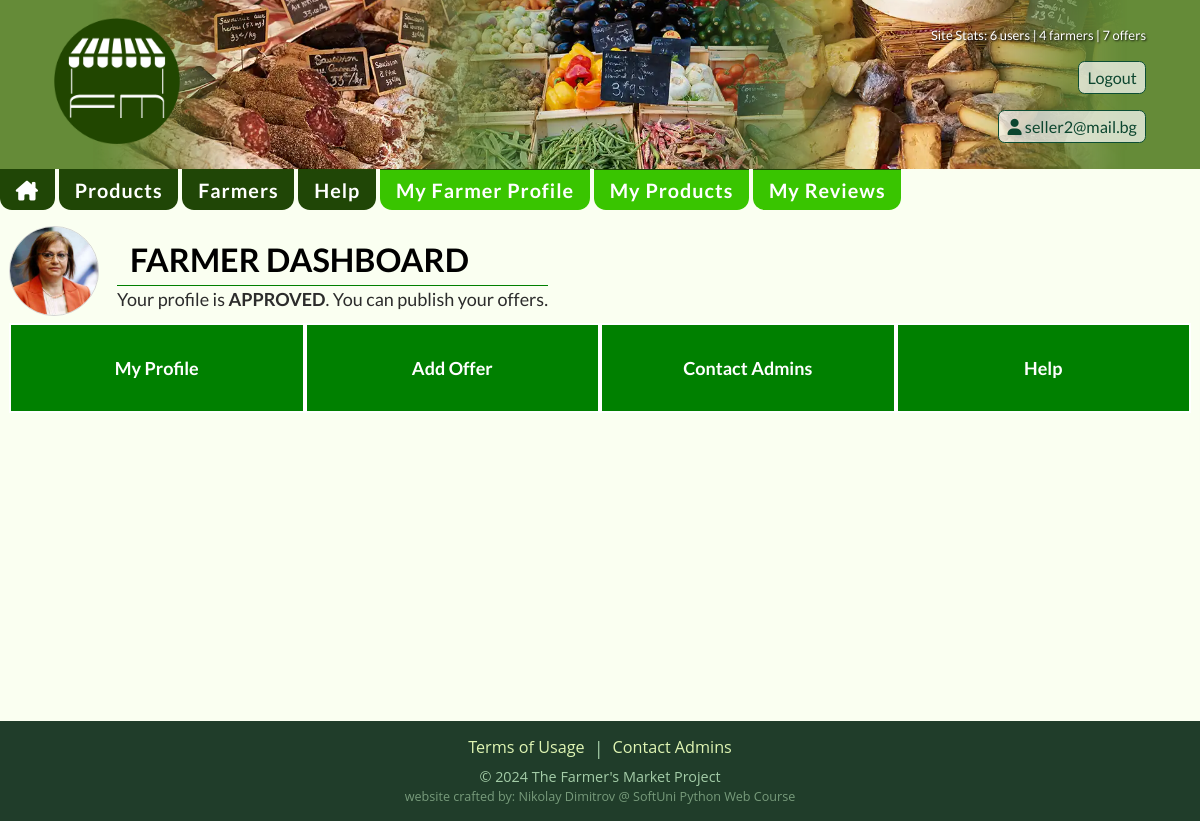
Screenshot of /sellers/seller/2/dashboard/ (signed in) with the database file from the repository.
### accounts/models.py (models this page shows, shortened)
class AccountUser(AbstractBaseUser, PermissionsMixin):
    email = models.EmailField(
        unique=True,
        error_messages={
            'unique': _('User with this email already exists!'),
        }
    )
    is_staff = models.BooleanField(
        _("staff status"),
        default=False,
        help_text=_("Designates whether the user can log into this admin site."),
    )
    is_active = models.BooleanField(
        _("active"),
        default=True,
        help_text=_(
            "Designates whether this user should be treated as active. "
            "Unselect this instead of deleting accounts."
        ),
    )
    date_joined = models.DateTimeField(_("date joined"), default=timezone.now)
    USERNAME_FIELD = 'email'
    objects = AccountUserManager()

### sellers/models.py (models this page shows, shortened)
class Seller(models.Model):
    name = models.CharField(
        max_length=30,
        validators=[
            MinLengthValidator(5),
        ],
        unique=True,
        error_messages={
            'unique': _('Seller with this name already exists. Please choose another name!'),
        },
        help_text='Farm or farmer name. ',
    )
    description = models.TextField(
        help_text='A brief farm description and you as a farmer.',
        validators=[
            MinLengthValidator(20),
        ],
    )
    city = models.CharField(
        max_length=40,
        help_text='City or village name the farm is allocated near.',
    )
    address = models.CharField(
        max_length=50,
        help_text='Address of the farm.',
    )
    photo = models.ImageField(
        upload_to='sellers/',
        validators=(image_size_validator,),
        help_text='Photo of yourself.',
    )
    website_url = models.URLField(
        null=True,
        blank=True,
        help_text='Optional. Website URL including https prefix.',
    )
    approved = models.BooleanField(
        default=False
    )
    account = models.ForeignKey(
        to=AccountUser,
        related_name='sellers',
        on_delete=models.CASCADE,
    )

### sellers/views.py (the view)
# urls.py: path('dashboard/', views.SellerDashboardView.as_view(), name='seller-dashboard'),
class SellerDashboardView(LoginRequiredMixin, views.DetailView):
    model = Seller
    template_name = 'sellers/dashboard.html'

### fMarket/context_processors.py (called while the page is built)
def seller_pk(request):
    if request.user.is_authenticated:
        try:
            seller = Seller.objects.get(account=request.user)
            return {'seller_pk': seller.pk}
        except Seller.DoesNotExist:
            pass
    return {'seller_pk': None}

def seller_approved(request):
    if request.user.is_authenticated:
        try:
            Seller.objects.get(account=request.user, approved=True)
            return {'seller_approved': True}
        except Seller.DoesNotExist:
            pass
    return {'seller_approved': False}

def account_complete(request):
    if request.user.is_authenticated:
        user = Profile.objects.get(pk=request.user)
        try:
            if (user.first_name is None or user.last_name is None
                    or user.phone_number is None or user.country is None):
                return {'account_complete': False}
        except user.DoesNotExist:
            pass
    return {'account_complete': True}

def site_stats(request):
    num_users = UserModel.objects.all().count()
    num_sellers = Seller.objects.all().count()
    num_products = Product.objects.all().count()
    data = {
        'number_of_users': num_users,
        'number_of_sellers': num_sellers,
        'number_of_products': num_products,
    }
    return data

def user_wrote_review(request):
    if not request.user.is_authenticated or not hasattr(request, 'product'):
        return {'user_wrote_review': False}
    product = request.product
    user_review_exists = Review.objects.filter(product=product, owner=request.user).exists()
    return {'user_wrote_review': user_review_exists}

### templates/sellers/dashboard.html
{% extends 'base.html' %}
{% load static %}
{% block content %}
    <section class="dashboard">
        {% if not object.approved %}
            <h1>DASHBOARD</h1>
            <p>Your profile is <strong>PENDING APPROVAL</strong>.</p>
            <p>You cannot use the DASHBOARD until your profile is approved.</p>
        {% else %}
            <div class="seller-header-wrapper-dash">
            <a href="{% url 'seller-details' pk=object.pk %}">
                <img class="photo-round-small" src="{{ object.photo.url }}" alt="{{ object.name }}">
            </a>
            <div>
                <h1>FARMER DASHBOARD</h1>
                <p>Your profile is <strong>APPROVED</strong>. You can publish your offers.</p>
            </div>
        </div>
            <div class="dashboard-menu">
                <a href="{% url 'seller-details' pk=seller_pk %}" title="">My Profile</a>
                <a href="{% url 'create-product' %}" title="">Add Offer</a>
                <a href="#" title="">Contact Admins</a>
                <a href="#" title="">Help</a>
            </div>
        {% endif %}
    </section>
{% endblock %}

### templates/base.html (shortened to what this page needs)
{% load static %}
<!DOCTYPE html>
<html lang="en">
<head>
    <link rel="stylesheet" href="{% static 'css/styles.css' %}"/>
</head>
<body>
<header>
    <a href="{% url 'index' %}" title="Farmers Market - Farm Products Marketplace"
    ><img
            class="logo"
            src="{% static 'img/fm-logo.png' %}"
            alt="logo"
    /></a>
    <div class="header-right">
        <section class="site-stats">
            Site Stats: {{ number_of_users }} users | {{ number_of_sellers }} farmers | {{ number_of_products }} offers
        </section>
        {% if request.user.profile %}
            <form method="post" action="{% url 'logout' %}">
                <button type="submit">Logout</button>
            </form>
            <div class="header-links">
                <a href="{% url 'edit-user' pk=request.user.pk %}" title="Profile Details">
                    <i class="fa-solid fa-user"></i> {{ request.user.email }}</a>
            </div>
        {% else %}
            <div class="header-links">
                <a href="{% url 'login' %}" title="Login">Login</a>
                <a href="{% url 'register' %}" title="Create Account">Register</a>
            </div>
        {% endif %}
    </div>
</header>
<nav>
    <div class="nav-wrapper">
        <a href='{% url 'index' %}' title='Farmers Market home'><i class="fa-solid fa-house-chimney"></i></a>
        <a href='{% url 'products' %}' title='Products offered'>Products</a>
        <a href='{% url 'sellers' %}' title='Registered Farmers'>Farmers</a>
        <a href="{% url 'topics' %}" title="">Help</a>
        {% if seller_pk %}
            <a class="seller-button" href="{% url 'seller-details' pk=seller_pk %}" title="">My Farmer Profile</a>
            <a class="seller-button" href="{% url 'seller-products' pk=seller_pk %}" title="">My Products</a>
        {% endif %}
        {% if user.is_authenticated %}
            <a class="seller-button" href="{% url 'list-reviews' %}" title="">My Reviews</a>
        {% endif %}
    </div>
</nav>
<main>
    {% block content %}
    {% endblock %}
</main>
<footer>
    <div class="footer-links">
        <a href="{% url 'terms' %}">Terms of Usage</a> | <a href="{% url 'contact' %}">Contact Admins</a>
    </div>
    <p>© 2024 The Farmer's Market Project</p>
    <p>website crafted by: Nikolay Dimitrov @ SoftUni Python Web Course</p>
</footer>
</body>
</html>

### static/css/root.css (style rules this page uses)
html { font-family: "Lato", Verdana, sans-serif; font-size: 16px; line-height: 1.5; color: #2c2c2c; }
@media (min-width: 420px) { html { font-size: 17px; } }
@media (min-width: 1200px) { html { font-size: 18px; } }
body { background-color: #fafff1; width: 100%; }
::placeholder { font-weight: 300; }
h1 { font-size: 1.6em; font-weight: 700; color: rgb(47, 117, 0); margin: 0.5em 0; border-bottom: 1px solid green; padding-left: 0.4em; }
@media (min-width: 960px) { h1 { font-size: 1.8em; } }
main a { color: rgb(0, 166, 172); font-weight: 700; text-decoration: none; }

### static/css/header.css (style rules this page uses)
header { width: 100%; min-height: 20vh; padding: 1em; text-align: center; display: flex; flex-direction: column; align-items: center; justify-content: space-between; gap: 0.2em; flex-wrap: wrap; background-color: rgb(101, 139, 56); }
@media (min-width: 800px) { header { background-image: url("/static/img/header-bg.webp"); background-size: cover; background-repeat: no-repeat; background-position: center; flex-direction: row; gap: 2em; padding: 1em 3em; } }
.logo { width: 7em; height: 7em; }
.header-right { font-size: 0.9em; color: rgb(255, 255, 255); display: flex; flex-direction: column; align-items: center; gap: 0.5em; }
@media (min-width: 800px) { .header-right { align-items: flex-end; gap: 1em; } }
.header-links { display: flex; flex-direction: row; align-items: flex-end; gap: 0.8em; }
.header-right a, .header-right button { display: block; padding: 0.2em 0.5em; color: rgb(12, 70, 47); background-color: rgba(255, 255, 255, 0.7); text-decoration: none; border: 1px solid rgb(12, 78, 53); border-radius: 0.4em; transition: 0.3s ease; }
.site-stats { font-size: 0.8em; width: 100%; text-align: right; color: white; text-shadow: 1px 1px 2px rgba(0, 0, 0, 0.9) }

### static/css/nav.css (style rules this page uses)
nav { min-height: 6vh; }
.nav-wrapper { font-weight: 700; font-size: 1.1em; width: 100%; max-width: 1200px; margin: 0.2em auto; display: flex; flex-direction: row; flex-wrap: wrap; gap: 0.2em; justify-content: center; }
.nav-wrapper a { padding: 0.3em 0.8em 0.2em 0.8em; text-decoration: none; letter-spacing: 0.05em; background-color: #204606; color: white; border-top: 0; border-radius: 0.6em; transition: 0.3s ease; }
.nav-wrapper a:nth-of-type(5), .nav-wrapper a:nth-of-type(6), .nav-wrapper a:nth-of-type(7) { background-color: rgb(57, 197, 0); }
@media (min-width: 800px) { .nav-wrapper { justify-content: flex-start; margin: 0 auto; } }
@media (min-width: 800px) { .nav-wrapper a { border-top: 1px solid #204606; border-radius: 0 0 0.6em 0.6em; } }

### static/css/main.css (style rules this page uses)
main { padding: 0.5em; max-width: 1200px; min-height: 56vh; margin: 0 auto; }
main p { max-width: 70ch; }
@media (min-width: 800px) { main { min-height: 63vh; } }

### static/css/sellers.css (style rules this page uses)
.seller-header-wrapper-dash { display: flex; flex-direction:row; flex-wrap: wrap; justify-content: left; align-items: center; gap: 1em; }
.seller-header-wrapper-dash h1 { margin: 0; color: black; }
.photo-round-small { object-fit: cover; width: 5em; height: 5em; border-radius: 50%; overflow: hidden; border: 1px solid lightgray; }

### static/css/dash.css (style rules this page uses)
.dashboard { margin-bottom: 1em; }
.dashboard-menu { width: 100%; display: flex; flex-direction: row; flex-wrap: wrap; }
.dashboard-menu a { width: 25%; min-width: 200px; flex-shrink: 2; min-height: 5em; display: flex; align-items: center; justify-content: center; background-color: green; color: white; border: 2px solid white; transition: 0.2s ease; }

### static/css/footer.css (style rules this page uses)
footer { font-family: "Open Sans", Verdana, sans-serif; text-align: center; color: rgb(163, 204, 167); background-color: rgb(32, 61, 42); padding: 0.8em 0.2em; width: 100%; min-height: auto; }
footer p { font-size: 0.8em; }
footer p:last-of-type { color: rgb(119, 155, 123); font-size: 0.7em; }
@media (min-width: 800px) { footer { min-height: 8vh; } }
.footer-links { display: flex; justify-content: center; gap: 0.5em; margin-bottom: 0.2em; }
.footer-links a { display: block; font-size:0.9em; color: #dff5b3; text-decoration: none; }

### rows the page displays
AccountUser: user.email "seller2@mail.bg"
Seller: photo (picture)

### other values shown
{{ number_of_users }} "6"
{{ number_of_sellers }} "4"
{{ number_of_products }} "7"
